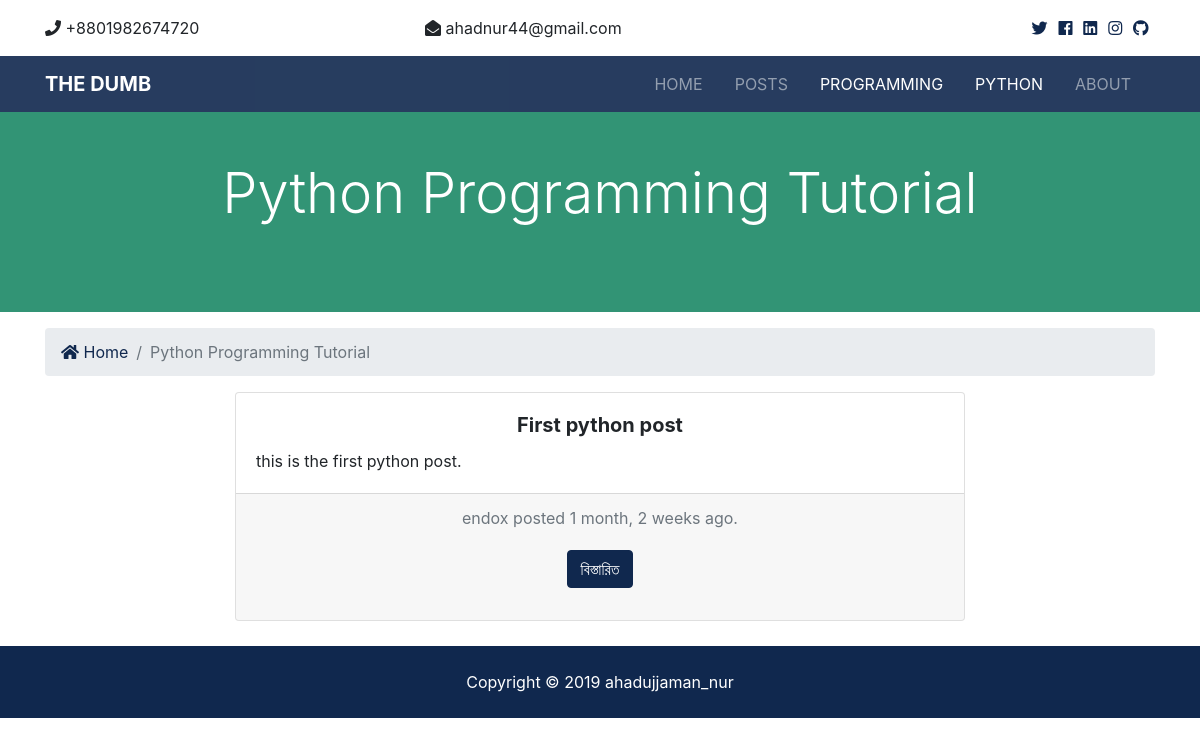
The page /programming/python/ on the database as committed earlier.
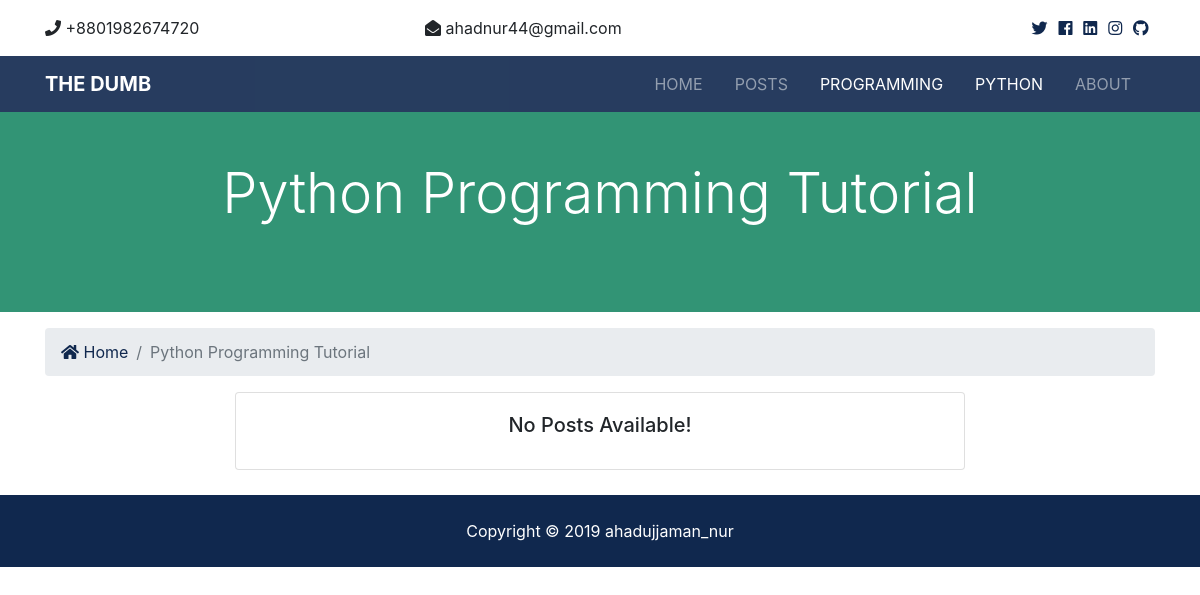
The same page on the database as committed later.
### programming/models.py (models this page shows, shortened)
class Python(models.Model):
    title = models.CharField(max_length=100)
    author = models.ForeignKey(User, blank=True, on_delete=models.CASCADE)
    body = models.TextField()
    date = models.DateTimeField(default=datetime.now, blank=True)
    is_published = models.BooleanField(default=True)

### programming/views.py (the view)
# urls.py: path('python/', views.python, name='python'),
def python(request):
    pythons = Python.objects.order_by('-date').filter(is_published=True)
    paginator = Paginator(pythons, 3)
    page = request.GET.get('page')
    paged_programs = paginator.get_page(page)
    context = {
        'pythons': paged_programs
    }
    return render(request, 'python/python_posts.html', context)

### templates/python/python_posts.html (shortened to what this page needs)
{% extends 'base.html' %}
{% load humanize %}
{% block content %}
  <section id="showcase-inner" class="py-5 text-white">
    <div class="container">
      <div class="row text-center">
        <div class="col-md-12">
          <h1 class="display-4">Python Programming Tutorial</h1>
        </div>
      </div>
    </div>
  </section>
  <section id="bc" class="mt-3">
    <div class="container">
      <nav aria-label="breadcrumb">
        <ol class="breadcrumb">
          <li class="breadcrumb-item">
            <a href="{% url 'index' %}">
              <i class="fas fa-home"></i> Home</a>
          </li>
          <li class="breadcrumb-item active">Python Programming Tutorial</li>
        </ol>
      </nav>
    </div>
  </section>
  <div class="container">
    <div class="row">
      <div class="col-lg-8 col-md-10 mx-auto">
          <div class="card text-center">
              {% if pythons %}
                {% for post in pythons %}
                  <div class="card-body">
                          <h5 class="card-title"><b>{{ post.title }}</b></h5>
                      <div align="justify">
                        <p class="card-text">{{ post.body | safe }}</p>
                      </div>
                  </div>
                  <div class="card-footer text-muted">
                    {{ post.author }} posted {{ post.date | timesince}} ago.
                    <div class="card-body">
                        <a href="{% url 'python_post' post.id %}" class="btn btn-primary">বিস্তারিত</a>
                    </div>
                  </div>
                {% endfor %}
              {% else %}
              <div class="card-body">
                  <h5 class="card-title">
                      No Posts Available!
                  </h5>
              </div>
              {% endif %}
            </div>
      </div>
    </div>
  </div>
  <br>
  <div class="container">
      <div class="row">
          <div class="col-md-12">
          </div>
        </div>
  </div>
{% endblock %}

Rows that differ between the two databases and show on the page:
removed Python: title "First python post", body "this is the first python post.", author "endox", date "1 month, 2 weeks"
Other text that changed with them:
text now shown: "No Posts Available!"
